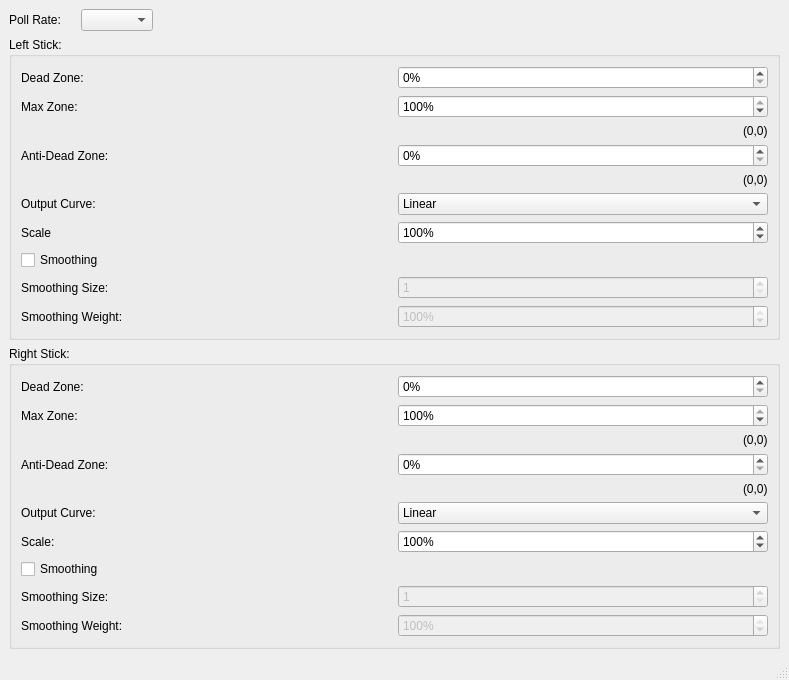
<?xml version="1.0" encoding="UTF-8"?>
<ui version="4.0">
 <class>TestMainWindowNOw</class>
 <widget class="QMainWindow" name="TestMainWindowNOw">
  <property name="geometry">
   <rect>
    <x>0</x>
    <y>0</y>
    <width>789</width>
    <height>675</height>
   </rect>
  </property>
  <property name="minimumSize">
   <size>
    <width>300</width>
    <height>0</height>
   </size>
  </property>
  <property name="windowTitle">
   <string>XInput Emu Tester</string>
  </property>
  <widget class="QWidget" name="centralwidget">
   <layout class="QVBoxLayout" name="verticalLayout">
    <item>
     <layout class="QHBoxLayout" name="horizontalLayout" stretch="0,0,0">
      <property name="spacing">
       <number>20</number>
      </property>
      <item>
       <widget class="QLabel" name="label">
        <property name="sizePolicy">
         <sizepolicy hsizetype="Preferred" vsizetype="Preferred">
          <horstretch>0</horstretch>
          <verstretch>0</verstretch>
         </sizepolicy>
        </property>
        <property name="text">
         <string>Poll Rate:</string>
        </property>
        <property name="buddy">
         <cstring>pollrateComboBox</cstring>
        </property>
       </widget>
      </item>
      <item>
       <widget class="QComboBox" name="pollrateComboBox">
        <property name="sizePolicy">
         <sizepolicy hsizetype="Preferred" vsizetype="Fixed">
          <horstretch>0</horstretch>
          <verstretch>0</verstretch>
         </sizepolicy>
        </property>
       </widget>
      </item>
      <item>
       <spacer name="horizontalSpacer">
        <property name="orientation">
         <enum>Qt::Horizontal</enum>
        </property>
        <property name="sizeHint" stdset="0">
         <size>
          <width>40</width>
          <height>20</height>
         </size>
        </property>
       </spacer>
      </item>
     </layout>
    </item>
    <item>
     <widget class="QGroupBox" name="groupBox_2">
      <property name="title">
       <string>Left Stick:</string>
      </property>
      <layout class="QVBoxLayout" name="verticalLayout_6">
       <item>
        <layout class="QHBoxLayout" name="horizontalLayout_10">
         <item>
          <widget class="QLabel" name="label_10">
           <property name="text">
            <string>Dead Zone:</string>
           </property>
           <property name="buddy">
            <cstring>leftStickDeadZoneSpinBox</cstring>
           </property>
          </widget>
         </item>
         <item>
          <widget class="QSpinBox" name="leftStickDeadZoneSpinBox">
           <property name="suffix">
            <string>%</string>
           </property>
           <property name="prefix">
            <string/>
           </property>
           <property name="maximum">
            <number>100</number>
           </property>
          </widget>
         </item>
        </layout>
       </item>
       <item>
        <layout class="QVBoxLayout" name="verticalLayout_2">
         <property name="spacing">
          <number>6</number>
         </property>
         <item>
          <layout class="QHBoxLayout" name="horizontalLayout_14">
           <property name="spacing">
            <number>6</number>
           </property>
           <item>
            <widget class="QLabel" name="label_14">
             <property name="text">
              <string>Max Zone:</string>
             </property>
             <property name="buddy">
              <cstring>leftStickMaxZoneSpinBox</cstring>
             </property>
            </widget>
           </item>
           <item>
            <widget class="QSpinBox" name="leftStickMaxZoneSpinBox">
             <property name="suffix">
              <string>%</string>
             </property>
             <property name="maximum">
              <number>100</number>
             </property>
             <property name="value">
              <number>100</number>
             </property>
            </widget>
           </item>
          </layout>
         </item>
         <item alignment="Qt::AlignRight">
          <widget class="QLabel" name="leftStickMaxZoneSampleLabel">
           <property name="text">
            <string>(0,0)</string>
           </property>
          </widget>
         </item>
        </layout>
       </item>
       <item>
        <layout class="QVBoxLayout" name="verticalLayout_4">
         <item>
          <layout class="QHBoxLayout" name="horizontalLayout_11">
           <item>
            <widget class="QLabel" name="label_11">
             <property name="text">
              <string>Anti-Dead Zone:</string>
             </property>
             <property name="buddy">
              <cstring>leftStickAntiDeadSpinBox</cstring>
             </property>
            </widget>
           </item>
           <item>
            <widget class="QSpinBox" name="leftStickAntiDeadSpinBox">
             <property name="suffix">
              <string>%</string>
             </property>
             <property name="maximum">
              <number>100</number>
             </property>
            </widget>
           </item>
          </layout>
         </item>
         <item alignment="Qt::AlignRight">
          <widget class="QLabel" name="leftStickAntiDeadSampleLabel">
           <property name="text">
            <string>(0,0)</string>
           </property>
          </widget>
         </item>
        </layout>
       </item>
       <item>
        <layout class="QHBoxLayout" name="horizontalLayout_7">
         <item>
          <widget class="QLabel" name="label_7">
           <property name="text">
            <string>Output Curve:</string>
           </property>
           <property name="buddy">
            <cstring>leftStickAxisCurveComboBox</cstring>
           </property>
          </widget>
         </item>
         <item>
          <widget class="QComboBox" name="leftStickAxisCurveComboBox">
           <item>
            <property name="text">
             <string>Linear</string>
            </property>
           </item>
           <item>
            <property name="text">
             <string>Enhanced Precision</string>
            </property>
           </item>
           <item>
            <property name="text">
             <string>Quadratic</string>
            </property>
           </item>
           <item>
            <property name="text">
             <string>Cubic</string>
            </property>
           </item>
           <item>
            <property name="text">
             <string>Disabled</string>
            </property>
           </item>
          </widget>
         </item>
        </layout>
       </item>
       <item>
        <layout class="QHBoxLayout" name="horizontalLayout_8">
         <item>
          <widget class="QLabel" name="label_8">
           <property name="text">
            <string>Scale</string>
           </property>
           <property name="buddy">
            <cstring>leftStickScaleSpinBox</cstring>
           </property>
          </widget>
         </item>
         <item>
          <widget class="QSpinBox" name="leftStickScaleSpinBox">
           <property name="suffix">
            <string>%</string>
           </property>
           <property name="maximum">
            <number>200</number>
           </property>
           <property name="value">
            <number>100</number>
           </property>
          </widget>
         </item>
        </layout>
       </item>
       <item>
        <widget class="QCheckBox" name="smoothingLCheckBox">
         <property name="text">
          <string>Smoothing</string>
         </property>
        </widget>
       </item>
       <item>
        <layout class="QHBoxLayout" name="horizontalLayout_4">
         <item>
          <widget class="QLabel" name="label_4">
           <property name="text">
            <string>Smoothing Size:</string>
           </property>
           <property name="buddy">
            <cstring>smoothingSizeLSpinBox</cstring>
           </property>
          </widget>
         </item>
         <item>
          <widget class="QSpinBox" name="smoothingSizeLSpinBox">
           <property name="enabled">
            <bool>false</bool>
           </property>
           <property name="minimum">
            <number>1</number>
           </property>
           <property name="maximum">
            <number>30</number>
           </property>
          </widget>
         </item>
        </layout>
       </item>
       <item>
        <layout class="QHBoxLayout" name="horizontalLayout_5">
         <item>
          <widget class="QLabel" name="label_5">
           <property name="text">
            <string>Smoothing Weight:</string>
           </property>
           <property name="buddy">
            <cstring>smoothingWeightLSpinBox</cstring>
           </property>
          </widget>
         </item>
         <item>
          <widget class="QSpinBox" name="smoothingWeightLSpinBox">
           <property name="enabled">
            <bool>false</bool>
           </property>
           <property name="suffix">
            <string>%</string>
           </property>
           <property name="maximum">
            <number>100</number>
           </property>
           <property name="value">
            <number>100</number>
           </property>
          </widget>
         </item>
        </layout>
       </item>
      </layout>
     </widget>
    </item>
    <item>
     <widget class="QGroupBox" name="groupBox">
      <property name="title">
       <string>Right Stick:</string>
      </property>
      <layout class="QVBoxLayout" name="verticalLayout_7">
       <item>
        <layout class="QHBoxLayout" name="horizontalLayout_12">
         <item>
          <widget class="QLabel" name="label_12">
           <property name="text">
            <string>Dead Zone:</string>
           </property>
           <property name="buddy">
            <cstring>rightStickDeadZoneSpinBox</cstring>
           </property>
          </widget>
         </item>
         <item>
          <widget class="QSpinBox" name="rightStickDeadZoneSpinBox">
           <property name="suffix">
            <string>%</string>
           </property>
           <property name="maximum">
            <number>100</number>
           </property>
          </widget>
         </item>
        </layout>
       </item>
       <item>
        <layout class="QVBoxLayout" name="verticalLayout_3">
         <item>
          <layout class="QHBoxLayout" name="horizontalLayout_15">
           <item>
            <widget class="QLabel" name="label_15">
             <property name="text">
              <string>Max Zone:</string>
             </property>
             <property name="buddy">
              <cstring>rightStickMaxZoneSpinBox</cstring>
             </property>
            </widget>
           </item>
           <item>
            <widget class="QSpinBox" name="rightStickMaxZoneSpinBox">
             <property name="suffix">
              <string>%</string>
             </property>
             <property name="maximum">
              <number>100</number>
             </property>
             <property name="value">
              <number>100</number>
             </property>
            </widget>
           </item>
          </layout>
         </item>
         <item alignment="Qt::AlignRight">
          <widget class="QLabel" name="rightStickMaxZoneSampleLabel">
           <property name="text">
            <string>(0,0)</string>
           </property>
          </widget>
         </item>
        </layout>
       </item>
       <item>
        <layout class="QVBoxLayout" name="verticalLayout_5">
         <item>
          <layout class="QHBoxLayout" name="horizontalLayout_13">
           <item>
            <widget class="QLabel" name="label_13">
             <property name="text">
              <string>Anti-Dead Zone:</string>
             </property>
             <property name="buddy">
              <cstring>rightStickAntiDeadSpinBox</cstring>
             </property>
            </widget>
           </item>
           <item>
            <widget class="QSpinBox" name="rightStickAntiDeadSpinBox">
             <property name="suffix">
              <string>%</string>
             </property>
             <property name="maximum">
              <number>100</number>
             </property>
            </widget>
           </item>
          </layout>
         </item>
         <item alignment="Qt::AlignRight">
          <widget class="QLabel" name="rightStickAntiDeadSampleLabel">
           <property name="text">
            <string>(0,0)</string>
           </property>
          </widget>
         </item>
        </layout>
       </item>
       <item>
        <layout class="QHBoxLayout" name="horizontalLayout_6">
         <item>
          <widget class="QLabel" name="label_6">
           <property name="text">
            <string>Output Curve:</string>
           </property>
           <property name="buddy">
            <cstring>rightStickAxisCurveComboBox</cstring>
           </property>
          </widget>
         </item>
         <item>
          <widget class="QComboBox" name="rightStickAxisCurveComboBox">
           <item>
            <property name="text">
             <string>Linear</string>
            </property>
           </item>
           <item>
            <property name="text">
             <string>Enhanced Precision</string>
            </property>
           </item>
           <item>
            <property name="text">
             <string>Quadratic</string>
            </property>
           </item>
           <item>
            <property name="text">
             <string>Cubic</string>
            </property>
           </item>
           <item>
            <property name="text">
             <string>Disabled</string>
            </property>
           </item>
          </widget>
         </item>
        </layout>
       </item>
       <item>
        <layout class="QHBoxLayout" name="horizontalLayout_9">
         <item>
          <widget class="QLabel" name="label_9">
           <property name="text">
            <string>Scale:</string>
           </property>
           <property name="buddy">
            <cstring>rightStickScaleSpinBox</cstring>
           </property>
          </widget>
         </item>
         <item>
          <widget class="QSpinBox" name="rightStickScaleSpinBox">
           <property name="suffix">
            <string>%</string>
           </property>
           <property name="maximum">
            <number>200</number>
           </property>
           <property name="value">
            <number>100</number>
           </property>
          </widget>
         </item>
        </layout>
       </item>
       <item>
        <widget class="QCheckBox" name="smoothingRCheckBox">
         <property name="text">
          <string>Smoothing</string>
         </property>
        </widget>
       </item>
       <item>
        <layout class="QHBoxLayout" name="horizontalLayout_2">
         <item>
          <widget class="QLabel" name="label_2">
           <property name="enabled">
            <bool>true</bool>
           </property>
           <property name="text">
            <string>Smoothing Size:</string>
           </property>
           <property name="buddy">
            <cstring>smoothingSizeRSpinBox</cstring>
           </property>
          </widget>
         </item>
         <item>
          <widget class="QSpinBox" name="smoothingSizeRSpinBox">
           <property name="enabled">
            <bool>false</bool>
           </property>
           <property name="minimum">
            <number>1</number>
           </property>
           <property name="maximum">
            <number>30</number>
           </property>
          </widget>
         </item>
        </layout>
       </item>
       <item>
        <layout class="QHBoxLayout" name="horizontalLayout_3">
         <item>
          <widget class="QLabel" name="label_3">
           <property name="enabled">
            <bool>true</bool>
           </property>
           <property name="text">
            <string>Smoothing Weight:</string>
           </property>
           <property name="buddy">
            <cstring>smoothingWeightRSpinBox</cstring>
           </property>
          </widget>
         </item>
         <item>
          <widget class="QSpinBox" name="smoothingWeightRSpinBox">
           <property name="enabled">
            <bool>false</bool>
           </property>
           <property name="suffix">
            <string>%</string>
           </property>
           <property name="minimum">
            <number>0</number>
           </property>
           <property name="maximum">
            <number>100</number>
           </property>
           <property name="value">
            <number>100</number>
           </property>
          </widget>
         </item>
        </layout>
       </item>
      </layout>
     </widget>
    </item>
    <item>
     <spacer name="verticalSpacer">
      <property name="orientation">
       <enum>Qt::Vertical</enum>
      </property>
      <property name="sizeHint" stdset="0">
       <size>
        <width>20</width>
        <height>40</height>
       </size>
      </property>
     </spacer>
    </item>
   </layout>
  </widget>
  <widget class="QMenuBar" name="menubar">
   <property name="geometry">
    <rect>
     <x>0</x>
     <y>0</y>
     <width>789</width>
     <height>21</height>
    </rect>
   </property>
  </widget>
  <widget class="QStatusBar" name="statusbar"/>
 </widget>
 <resources/>
 <connections/>
</ui>
